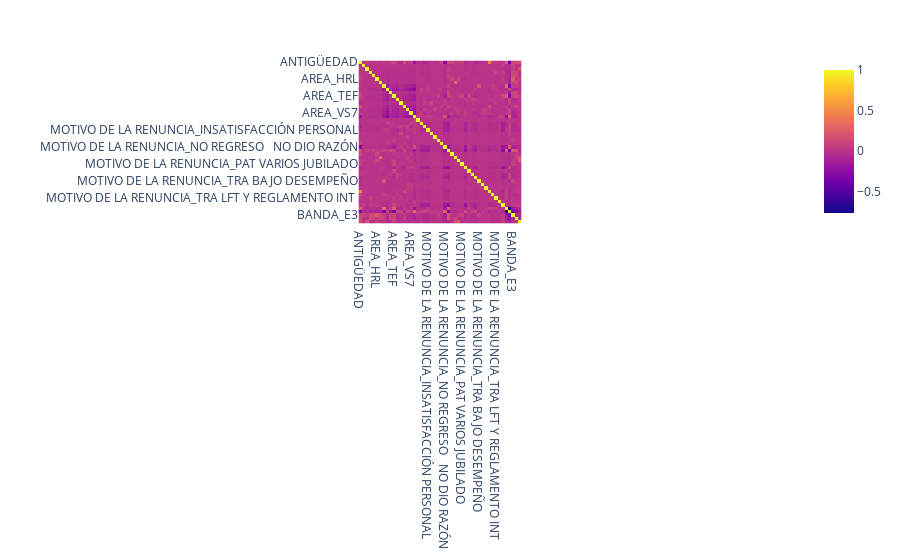

The cell this chart's notebook holds for it:
### Markdown cell above
### Correlacion en las columnas AREA,  MOTIVO DE LA RENUNCIA, BANDA, ANTIGÜEDAD

### Code cell
data_correlacion = data_sucia[['AREA', 'MOTIVO DE LA RENUNCIA', 'BANDA', 'ANTIGÜEDAD']]
data_correlacion_one_hot = pd.get_dummies(data_correlacion, columns=['AREA', 'MOTIVO DE LA RENUNCIA', 'BANDA'], dtype='bool')

# Calcular la matriz de correlación
correlation_matrix = data_correlacion_one_hot.corr()

# Mostrar la correlación con respecto a 'MOTIVO DE LA RENUNCIA'
# (asumiendo que has convertido esta columna en múltiples columnas numéricas)
print(correlation_matrix.filter(regex='MOTIVO DE LA RENUNCIA'))

# Hacer plot de la matriz de correlación usando plotly express
import plotly.express as px
fig = px.imshow(correlation_matrix)
fig.show()

### Figure 1 — Plotly figure (JSON) as saved in the notebook; plotly's stock layout.template omitted (floating-point values rounded to 4 significant figures; data arrays with more than 128 entries replaced by an {"elided": "..."} marker saying what was removed)
{"data": [{"coloraxis": "coloraxis", "hovertemplate": "x: %{x}<br>y: %{y}<br>color: %{z}<extra></extra>", "name": "0", "type": "heatmap", "x": ["ANTIGÜEDAD", "AREA_Admin MSE1", "AREA_Admin MSE2", "AREA_CTG", "AREA_DBE", "AREA_HRL", "AREA_HSE", "AREA_LOG", "AREA_MFS", "AREA_QMM", "AREA_TEF", "AREA_VS1", "AREA_VS1-HOUS", "AREA_VS4", "AREA_VS5", "AREA_VS7", "AREA_VS9-ABS", "MOTIVO DE LA RENUNCIA_AMBIENTE DE TRABAJO", "MOTIVO DE LA RENUNCIA_CAMBIO DE DOMICILIO", "MOTIVO DE LA RENUNCIA_ESTUDIOS", "MOTIVO DE LA RENUNCIA_INSATISFACCIÓN PERSONAL", "MOTIVO DE LA RENUNCIA_MATERNIDAD", "MOTIVO DE LA RENUNCIA_MATRIMONIO", "MOTIVO DE LA RENUNCIA_MUERTE ACCIDENTAL", "MOTIVO DE LA RENUNCIA_MUERTE NATURAL", "MOTIVO DE LA RENUNCIA_NO REGRESO   NO DIO RAZÓN", "MOTIVO DE LA RENUNCIA_OTRO EMPLEO", "MOTIVO DE LA RENUNCIA_PAT PENSIONADO IMSS", "MOTIVO DE LA RENUNCIA_PAT TERMINACIÓN DEL CONTRA", "MOTIVO DE LA RENUNCIA_PAT TERMINACIÓN DEL CONTRATO", "MOTIVO DE LA RENUNCIA_PAT VARIOS JUBILADO", "MOTIVO DE LA RENUNCIA_PROB PERSONALES Y FAM ", "MOTIVO DE LA RENUNCIA_PROBLEMAS CON TRANSPORTE", "MOTIVO DE LA RENUNCIA_RAZONES MÉDICAS", "MOTIVO DE LA RENUNCIA_TRA AUSENTISMOS CONTINUOS", "MOTIVO DE LA RENUNCIA_TRA BAJO DESEMPEÑO", "MOTIVO DE LA RENUNCIA_TRA FALSIFICACIÓN DE DOCTO", "MOTIVO DE LA RENUNCIA_TRA FALSIFICACIÓN DE DOCTOS ", "MOTIVO DE LA RENUNCIA_TRA JUBILACIÓN", "MOTIVO DE LA RENUNCIA_TRA LFT Y REGLAMENTO INT", "MOTIVO DE LA RENUNCIA_TRA LFT Y REGLAMENTO INT ", "MOTIVO DE LA RENUNCIA_TRA USO DE DROGAS Y BEBI", "MOTIVO DE LA RENUNCIA_TRANSFERENCIA ENTRE PLANTA", "BANDA_DNO", "BANDA_DO", "BANDA_E3", "BANDA_E4", "BANDA_SL1"], "xaxis": "x", "y": ["ANTIGÜEDAD", "AREA_Admin MSE1", "AREA_Admin MSE2", "AREA_CTG", "AREA_DBE", "AREA_HRL", "AREA_HSE", "AREA_LOG", "AREA_MFS", "AREA_QMM", "AREA_TEF", "AREA_VS1", "AREA_VS1-HOUS", "AREA_VS4", "AREA_VS5", "AREA_VS7", "AREA_VS9-ABS", "MOTIVO DE LA RENUNCIA_AMBIENTE DE TRABAJO", "MOTIVO DE LA RENUNCIA_CAMBIO DE DOMICILIO", "MOTIVO DE LA RENUNCIA_ESTUDIOS", "MOTIVO DE LA RENUNCIA_INSATISFACCIÓN PERSONAL", "MOTIVO DE LA RENUNCIA_MATERNIDAD", "MOTIVO DE LA RENUNCIA_MATRIMONIO", "MOTIVO DE LA RENUNCIA_MUERTE ACCIDENTAL", "MOTIVO DE LA RENUNCIA_MUERTE NATURAL", "MOTIVO DE LA RENUNCIA_NO REGRESO   NO DIO RAZÓN", "MOTIVO DE LA RENUNCIA_OTRO EMPLEO", "MOTIVO DE LA RENUNCIA_PAT PENSIONADO IMSS", "MOTIVO DE LA RENUNCIA_PAT TERMINACIÓN DEL CONTRA", "MOTIVO DE LA RENUNCIA_PAT TERMINACIÓN DEL CONTRATO", "MOTIVO DE LA RENUNCIA_PAT VARIOS JUBILADO", "MOTIVO DE LA RENUNCIA_PROB PERSONALES Y FAM ", "MOTIVO DE LA RENUNCIA_PROBLEMAS CON TRANSPORTE", "MOTIVO DE LA RENUNCIA_RAZONES MÉDICAS", "MOTIVO DE LA RENUNCIA_TRA AUSENTISMOS CONTINUOS", "MOTIVO DE LA RENUNCIA_TRA BAJO DESEMPEÑO", "MOTIVO DE LA RENUNCIA_TRA FALSIFICACIÓN DE DOCTO", "MOTIVO DE LA RENUNCIA_TRA FALSIFICACIÓN DE DOCTOS ", "MOTIVO DE LA RENUNCIA_TRA JUBILACIÓN", "MOTIVO DE LA RENUNCIA_TRA LFT Y REGLAMENTO INT", "MOTIVO DE LA RENUNCIA_TRA LFT Y REGLAMENTO INT ", "MOTIVO DE LA RENUNCIA_TRA USO DE DROGAS Y BEBI", "MOTIVO DE LA RENUNCIA_TRANSFERENCIA ENTRE PLANTA", "BANDA_DNO", "BANDA_DO", "BANDA_E3", "BANDA_E4", "BANDA_SL1"], "yaxis": "y", "z": {"elided": "48x48 float values"}}], "layout": {"coloraxis": {"colorscale": [[0, "#0d0887"], [0.1111, "#46039f"], [0.2222, "#7201a8"], [0.3333, "#9c179e"], [0.4444, "#bd3786"], [0.5556, "#d8576b"], [0.6667, "#ed7953"], [0.7778, "#fb9f3a"], [0.8889, "#fdca26"], [1, "#f0f921"]]}, "margin": {"t": 60}, "xaxis": {"anchor": "y", "constrain": "domain", "domain": [0, 1], "scaleanchor": "y"}, "yaxis": {"anchor": "x", "autorange": "reversed", "constrain": "domain", "domain": [0, 1]}}}
